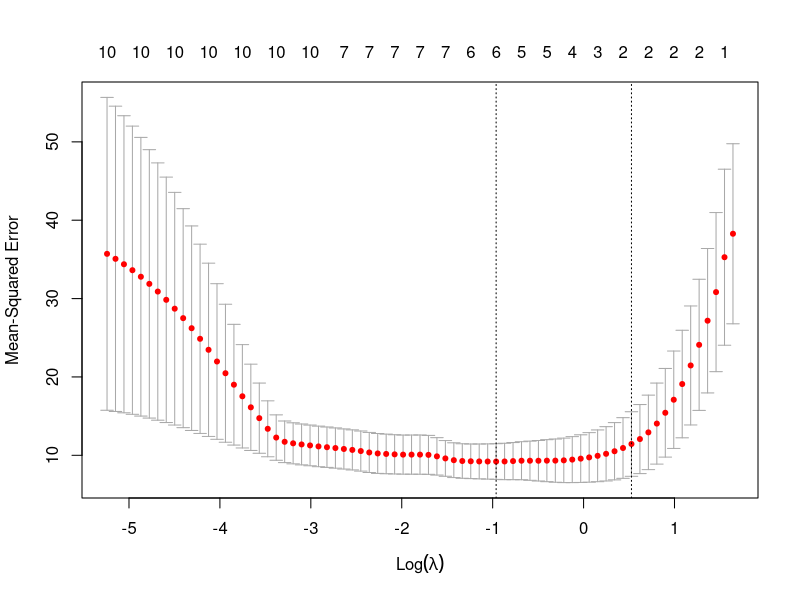
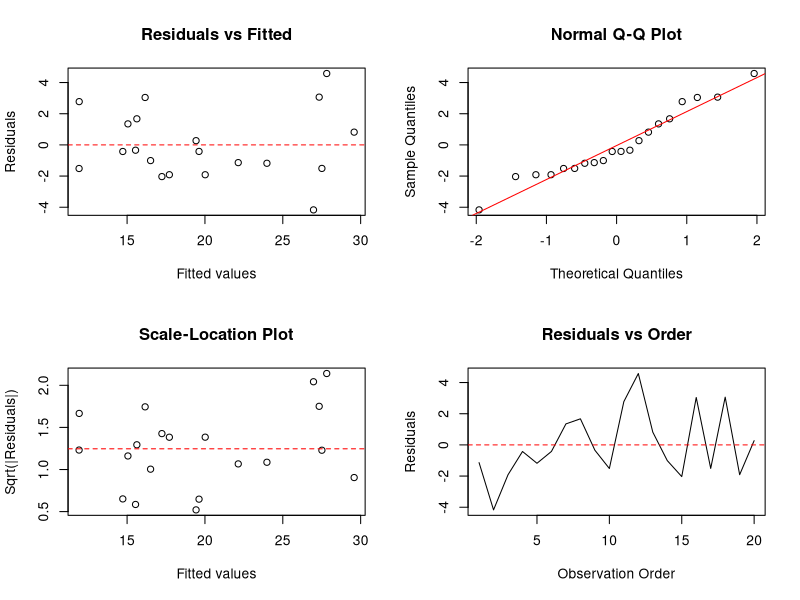

Write R code to recreate these figures, in order.
## ---- chunk 1
library(datasets)
# Set random seed for reproducibility
set.seed(123)

# Get row indices for training set (70% of data)
train_index <- sample(2, nrow(mtcars), replace = T, prob = c(0.7, 0.3))

# Create training and testing datasets
train_data <- mtcars[train_index==1, ]
test_data <- mtcars[train_index==2, ]

# Print the dimensions of both datasets
cat("Training set dimensions:", dim(train_data), "\n")
cat("Testing set dimensions:", dim(test_data), "\n")
## ---- chunk 2
# View first few rows of training data
head(train_data)

# View first few rows of testing data
head(test_data)
## ---- chunk 3
# Identify predictor variables (exclude 'mpg')
predictors <- setdiff(names(train_data), "mpg")
models <- list()

# Fit models one by one and display summaries
for (pred in predictors) {
  formula <- as.formula(paste("mpg ~", pred))
  models[[pred]] <- lm(formula, data = train_data)
  cat("Model for mpg ~", pred, "\n")
  print(summary(models[[pred]]))
  cat("\n")
}
## ---- chunk 4
# Create a data frame to store variable significance
significance_df <- data.frame(
  predictor = predictors,
  p_value = sapply(models, function(m) summary(m)$coefficients[2, 4])
)

# Filter for significant variables (p < 0.05)
significant_vars <- significance_df[significance_df$p_value < 0.05, ]
significant_vars <- significant_vars[order(significant_vars$p_value), ]

# Display the significant variables
cat("Statistically significant variables (p < 0.05):\n")
print(significant_vars)
## ---- chunk 5
# Check if there are any significant variables
if (nrow(significant_vars) > 0) {
  # Create formula using significant predictors
  significant_predictors <- significant_vars$predictor
  formula_multiple <- as.formula(paste("mpg ~", paste(significant_predictors, collapse = " + ")))

  # Fit multiple linear regression model
  multiple_model <- lm(formula_multiple, data = train_data)

  # Display model summary
  cat("Multiple Linear Regression Model Summary (using significant predictors):\n")
  print(summary(multiple_model))
} else {
  cat("No statistically significant variables found to build a multiple regression model.\n")
}
## ---- chunk 6
# Load the car package for VIF calculation
library(car)

# Check if the multiple_model exists and has more than one predictor
if (exists("multiple_model") && length(coef(multiple_model)) > 2) {

  # Calculate initial VIF values
  vif_values <- tryCatch(
    vif(multiple_model),
    error = function(e) {
      cat("Error calculating VIF: ", e$message, "\n")
      return(NULL)
    }
  )

  if (!is.null(vif_values)) {
    cat("Initial VIF values:\n")
    print(vif_values)

    # Iteratively remove variables with VIF >= 10
    current_predictors <- names(vif_values)
    while(any(vif_values >= 10, na.rm = TRUE)) {
      # Find variable with highest VIF
      max_vif_var <- names(which.max(vif_values))
      cat("\nRemoving variable with highest VIF:", max_vif_var, "(VIF =", round(max(vif_values, na.rm = TRUE), 2), ")\n")

      # Update predictor list
      current_predictors <- setdiff(current_predictors, max_vif_var)

      # Check if there are enough predictors left
      if (length(current_predictors) < 1) {
        cat("Not enough predictors left to build a model after removing high VIF variables.\n")
        multiple_model <- NULL # Set model to NULL as it's no longer valid
        break
      }

      # Refit the model with remaining predictors
      formula_updated <- as.formula(paste("mpg ~", paste(current_predictors, collapse = " + ")))
      multiple_model <- lm(formula_updated, data = train_data)

      # Recalculate VIF for the new model
      # Need at least 2 predictors to calculate VIF
      if (length(current_predictors) >= 2) {
         vif_values <- tryCatch(
           vif(multiple_model),
           error = function(e) {
             cat("Error calculating VIF after update: ", e$message, "\n")
             return(NULL) # Stop iteration if VIF calculation fails
           }
         )
         if (is.null(vif_values)) break # Exit loop if VIF calculation failed
         cat("Updated VIF values:\n")
         print(vif_values)
      } else {
         cat("Only one predictor remaining, VIF calculation not applicable.\n")
         vif_values <- c(0) # Set VIF to 0 to exit loop
      }
    }

    # Display the final model summary if a valid model exists
    if (!is.null(multiple_model)) {
       cat("\nFinal Multiple Linear Regression Model Summary (after VIF check):\n")
       print(summary(multiple_model))
    }
  }
} else if (exists("multiple_model") && length(coef(multiple_model)) <= 2) {
  cat("Multiple regression model has only one predictor or intercept. VIF check is not applicable.\n")
  cat("Final Model Summary:\n")
  print(summary(multiple_model))
} else {
  cat("Multiple regression model was not built (likely due to no significant predictors initially).\n")
}
## ---- chunk 7
# Check if the final model exists before calculating metrics
if (!is.null(multiple_model)) {
  # Function to calculate performance metrics
  calculate_metrics <- function(actual, predicted) {
    rmse <- sqrt(mean((actual - predicted)^2, na.rm = TRUE))
    mae <- mean(abs(actual - predicted), na.rm = TRUE)
    list(RMSE = rmse, MAE = mae)
  }

  # Get predictions on training data
  train_pred <- predict(multiple_model, newdata = train_data)

  # Get predictions on testing data
  # Ensure test_data has the same predictors as the final model
  final_predictors <- names(coef(multiple_model))[-1] # Exclude intercept
  if (all(final_predictors %in% names(test_data))) {
     test_pred <- predict(multiple_model, newdata = test_data)
     test_actual <- test_data$mpg
  } else {
     cat("Warning: Not all predictors from the final model are present in the test data. Cannot calculate test metrics accurately.\n")
     test_pred <- NA
     test_actual <- NA
  }


  # Calculate metrics for training data
  train_metrics <- calculate_metrics(train_data$mpg, train_pred)

  # Calculate metrics for testing data if possible
  if (!any(is.na(test_pred))) {
     test_metrics <- calculate_metrics(test_actual, test_pred)
  } else {
     test_metrics <- list(RMSE = NA, MAE = NA)
  }


  # Display results
  cat("\nModel Performance Metrics:\n")
  model_summary <- summary(multiple_model)
  cat("\nTraining Data:")
  cat("\n - R-squared:", round(model_summary$r.squared, 4))
  cat("\n - Adjusted R-squared:", round(model_summary$adj.r.squared, 4))
  cat("\n - RMSE:", round(train_metrics$RMSE, 4))
  cat("\n - MAE:", round(train_metrics$MAE, 4))

  cat("\n\nTesting Data:")
  if (!is.na(test_metrics$RMSE)) {
    cat("\n - RMSE:", round(test_metrics$RMSE, 4))
    cat("\n - MAE:", round(test_metrics$MAE, 4))
  } else {
    cat("\n - Metrics could not be calculated for test data.")
  }

} else {
  cat("\nFinal model does not exist, cannot calculate performance metrics.\n")
}
## ---- chunk 8
# Load the glmnet package
# install.packages("glmnet") # Uncomment if not installed
library(glmnet)

# Prepare data matrices (using all original predictors for LASSO)
# Ensure 'mpg' is excluded from predictors
all_predictors <- setdiff(names(mtcars), "mpg")
x_train_lasso <- as.matrix(train_data[, all_predictors])
y_train_lasso <- train_data$mpg
x_test_lasso <- as.matrix(test_data[, all_predictors])
y_test_lasso <- test_data$mpg

# Perform cross-validation to find the optimal lambda (penalty parameter)
# alpha = 1 specifies LASSO regression
set.seed(123) # for reproducibility of cv.glmnet
cv_fit <- cv.glmnet(x_train_lasso, y_train_lasso, alpha = 1)

# Plot the cross-validation results (MSE vs. log(lambda))
plot(cv_fit)
cat("Optimal lambda (lambda.min) based on cross-validation:", cv_fit$lambda.min, "\n")
cat("Optimal lambda (lambda.1se) based on cross-validation:", cv_fit$lambda.1se, "\n")

# Fit the final LASSO model using the optimal lambda (lambda.min is often preferred)
lasso_model <- glmnet(x_train_lasso, y_train_lasso, alpha = 1, lambda = cv_fit$lambda.min)

# Display the non-zero coefficients selected by LASSO
cat("\nLASSO Model Coefficients (non-zero):\n")
lasso_coeffs <- coef(lasso_model)
print(lasso_coeffs[which(lasso_coeffs != 0), , drop = FALSE])

# Make predictions using the LASSO model
train_pred_lasso <- predict(lasso_model, s = cv_fit$lambda.min, newx = x_train_lasso)
test_pred_lasso <- predict(lasso_model, s = cv_fit$lambda.min, newx = x_test_lasso)

# Calculate performance metrics for LASSO model
# Re-use the calculate_metrics function defined earlier if it exists
if (exists("calculate_metrics")) {
  train_metrics_lasso <- calculate_metrics(y_train_lasso, train_pred_lasso)
  test_metrics_lasso <- calculate_metrics(y_test_lasso, test_pred_lasso)

  # Display LASSO performance metrics
  cat("\nLASSO Model Performance Metrics:\n")
  cat("\nTraining Data:")
  cat("\n - RMSE:", round(train_metrics_lasso$RMSE, 4))
  cat("\n - MAE:", round(train_metrics_lasso$MAE, 4))

  cat("\n\nTesting Data:")
  cat("\n - RMSE:", round(test_metrics_lasso$RMSE, 4))
  cat("\n - MAE:", round(test_metrics_lasso$MAE, 4))
} else {
  cat("\n'calculate_metrics' function not found. Cannot calculate LASSO performance metrics.\n")
}
## ---- chunk 9
# Load lmtest package for diagnostic tests
# install.packages("lmtest") # Uncomment if not installed
library(lmtest)

# Check if lasso_model and lasso_coeffs exist
if (exists("lasso_model") && exists("lasso_coeffs")) {

  # Get the names of predictors selected by LASSO (excluding intercept)
  selected_predictors <- rownames(lasso_coeffs)[which(lasso_coeffs != 0)][-1] # Exclude intercept row

  # Check if any predictors were selected
  if (length(selected_predictors) > 0) {

    # Create formula for the lm model with selected predictors
    formula_lasso_lm <- as.formula(paste("mpg ~", paste(selected_predictors, collapse = " + ")))

    # Fit the lm model using selected predictors on training data
    final_lm_model <- lm(formula_lasso_lm, data = train_data)

    cat("\n--- Residual Analysis using lm model with LASSO-selected predictors ---\n")

    # Get residuals and fitted values from the lm model
    lm_residuals <- resid(final_lm_model)
    lm_fitted_values <- fitted(final_lm_model)

    # Set up plot layout
    par(mfrow = c(2, 2))

    # 1. Linearity: Residuals vs Fitted plot
    plot(lm_fitted_values, lm_residuals,
         xlab = "Fitted values", ylab = "Residuals",
         main = "Residuals vs Fitted")
    abline(h = 0, col = "red", lty = 2)

    # 2. Normality: Q-Q Plot
    qqnorm(lm_residuals, main = "Normal Q-Q Plot")
    qqline(lm_residuals, col = "red")

    # 3. Equal Variance (Homoscedasticity): Scale-Location Plot
    plot(lm_fitted_values, sqrt(abs(lm_residuals)),
         xlab = "Fitted values", ylab = "Sqrt(|Residuals|)",
         main = "Scale-Location Plot")
    abline(h = mean(sqrt(abs(lm_residuals))), col = "red", lty = 2)

    # 4. Independence: Residuals vs Order (can indicate time dependence if data ordered)
    plot(lm_residuals, type = 'l', xlab = "Observation Order", ylab = "Residuals", main = "Residuals vs Order")
    abline(h = 0, col = "red", lty = 2)

    # Reset plot layout
    par(mfrow = c(1, 1))

    # Statistical Tests for Assumptions
    cat("\n--- Statistical Tests for Residual Assumptions ---\n")

    # Test for Normality (Shapiro-Wilk)
    shapiro_test <- shapiro.test(lm_residuals)
    cat("Shapiro-Wilk Normality Test:\n")
    print(shapiro_test)

    # Test for Homoscedasticity (Breusch-Pagan)
    bp_test <- bptest(final_lm_model)
    cat("\nBreusch-Pagan Test for Homoscedasticity:\n")
    print(bp_test)

    # Test for Independence (Durbin-Watson) - Assumes data has meaningful order
    dw_test <- dwtest(final_lm_model)
    cat("\nDurbin-Watson Test for Autocorrelation:\n")
    print(dw_test)

  } else {
    cat("\nLASSO selected no predictors (only intercept). Residual analysis is not applicable.\n")
    final_lm_model <- NULL # No model to analyze
  }
} else {
  cat("\nLASSO model or coefficients not found. Cannot perform residual analysis.\n")
  final_lm_model <- NULL
}
## ---- chunk 10
# Check if the final_lm_model exists
if (!is.null(final_lm_model)) {

  # Ensure test_data has the required predictors
  required_predictors <- names(coef(final_lm_model))[-1] # Get predictors from the final lm model
  if (all(required_predictors %in% names(test_data))) {

    # Predict mpg on the test data
    test_predictions <- predict(final_lm_model, newdata = test_data)

    # Actual mpg values from the test data
    test_actual_mpg <- test_data$mpg

    # Calculate R-squared for the test data prediction
    # R-squared = 1 - (Sum of Squared Errors / Total Sum of Squares)
    sse_test <- sum((test_actual_mpg - test_predictions)^2)
    sst_test <- sum((test_actual_mpg - mean(test_actual_mpg))^2)
    r_squared_test <- 1 - (sse_test / sst_test)

    # Calculate RMSE and MAE using the calculate_metrics function (if it exists)
    if (exists("calculate_metrics")) {
      test_metrics_final <- calculate_metrics(test_actual_mpg, test_predictions)
      rmse_test_final <- test_metrics_final$RMSE
      mae_test_final <- test_metrics_final$MAE
    } else {
      # Manual calculation if function not found
      rmse_test_final <- sqrt(mean((test_actual_mpg - test_predictions)^2))
      mae_test_final <- mean(abs(test_actual_mpg - test_predictions))
      cat("Warning: 'calculate_metrics' function not found, calculating RMSE/MAE manually.\n")
    }

    # Display the prediction accuracy metrics
    cat("\n--- Prediction Accuracy on Test Data ---\n")
    cat("R-squared (Test):", round(r_squared_test, 4), "\n")
    cat("RMSE (Test):", round(rmse_test_final, 4), "\n")
    cat("MAE (Test):", round(mae_test_final, 4), "\n")

    # Optionally, display a comparison of actual vs. predicted values
    prediction_comparison <- data.frame(
      Actual_mpg = test_actual_mpg,
      Predicted_mpg = test_predictions,
      Prediction_Error = test_actual_mpg - test_predictions
    )
    cat("\nComparison of Actual vs. Predicted MPG on Test Data (First 6 rows):\n")
    print(head(prediction_comparison))

  } else {
    cat("\nTest data is missing some predictors required by the final model. Cannot make predictions.\n")
    missing_preds <- setdiff(required_predictors, names(test_data))
    cat("Missing predictors:", paste(missing_preds, collapse=", "), "\n")
  }

} else {
  cat("\nFinal linear model (final_lm_model) based on LASSO selection does not exist. Cannot perform prediction.\n")
}
## ---- chunk 11
# Check if the final_lm_model exists
if (!is.null(final_lm_model)) {

  # Get the predictors required by the final model (excluding intercept)
  final_model_predictors <- names(coef(final_lm_model))[-1]

  # Create a data frame for the new car
  # Set wt = 6
  # For other required predictors, use their mean from the training data
  new_car_data <- data.frame(wt = 6.0) # Explicitly set wt
  cat("Creating new data point for prediction. Using mean for unspecified predictors:\n")
  for (pred in final_model_predictors) {
    if (pred != "wt") {
      if (pred %in% names(train_data)) {
        mean_val <- mean(train_data[[pred]], na.rm = TRUE)
        new_car_data[[pred]] <- mean_val
        cat(" - Setting", pred, "to mean value:", round(mean_val, 2), "\n")
      } else {
        cat("Warning: Predictor '", pred, "' needed by model but not found in training data means. Prediction might fail or be inaccurate.\n")
        # Assign a default like 0 or NA, though prediction will likely fail if NA
        new_car_data[[pred]] <- 0
      }
    }
  }
  # Ensure column order matches model if necessary (predict.lm usually handles names)
  # new_car_data <- new_car_data[, final_model_predictors, drop = FALSE]


  # Predict MPG for the new car
  predicted_mpg_new_car <- predict(final_lm_model, newdata = new_car_data)

  # Display the prediction
  cat("\nPredicted MPG for a car with wt = 6 (6000 lbs):\n")
  cat(" -> Predicted MPG:", round(predicted_mpg_new_car, 2), "\n")

  # Discussion on the prediction
  cat("\nDiscussion:\n")
  # Check range of wt in training data
  wt_range_train <- range(train_data$wt, na.rm = TRUE)
  cat(" - Note: The weight (wt=6) is outside the range observed in the training data (", round(wt_range_train[1], 2), "-", round(wt_range_train[2], 2), ").\n")
  cat(" - This is an extrapolation, and predictions outside the observed data range can be unreliable.\n")
  cat(" - The prediction is based on the model fitted to the *training data* after variable selection and VIF checks (or LASSO selection).\n")
  cat(" - The 'correctness' depends on how well the model assumptions hold and its validated performance on the test set, but extrapolation always carries risk.\n")

} else {
  cat("\nFinal linear model (final_lm_model) does not exist. Cannot perform prediction for the new car.\n")
}
